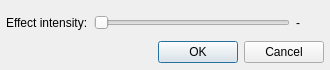
<?xml version="1.0" encoding="UTF-8"?>
<ui version="4.0">
 <class>SettingsDialog</class>
 <widget class="QDialog" name="SettingsDialog">
  <property name="geometry">
   <rect>
    <x>0</x>
    <y>0</y>
    <width>330</width>
    <height>70</height>
   </rect>
  </property>
  <property name="minimumSize">
   <size>
    <width>330</width>
    <height>70</height>
   </size>
  </property>
  <property name="maximumSize">
   <size>
    <width>330</width>
    <height>70</height>
   </size>
  </property>
  <property name="windowTitle">
   <string>Extra Stereo Plugin Settings</string>
  </property>
  <layout class="QGridLayout" name="gridLayout">
   <property name="leftMargin">
    <number>6</number>
   </property>
   <property name="rightMargin">
    <number>6</number>
   </property>
   <property name="bottomMargin">
    <number>6</number>
   </property>
   <item row="0" column="0" colspan="2">
    <layout class="QHBoxLayout" name="horizontalLayout">
     <item>
      <widget class="QLabel" name="label">
       <property name="text">
        <string>Effect intensity:</string>
       </property>
      </widget>
     </item>
     <item>
      <widget class="QSlider" name="intensitySlider">
       <property name="maximum">
        <number>100</number>
       </property>
       <property name="orientation">
        <enum>Qt::Horizontal</enum>
       </property>
      </widget>
     </item>
     <item>
      <widget class="QLabel" name="intensityLabel">
       <property name="minimumSize">
        <size>
         <width>28</width>
         <height>0</height>
        </size>
       </property>
       <property name="text">
        <string>-</string>
       </property>
      </widget>
     </item>
    </layout>
   </item>
   <item row="1" column="0">
    <spacer name="horizontalSpacer">
     <property name="orientation">
      <enum>Qt::Horizontal</enum>
     </property>
     <property name="sizeHint" stdset="0">
      <size>
       <width>229</width>
       <height>23</height>
      </size>
     </property>
    </spacer>
   </item>
   <item row="1" column="1">
    <widget class="QDialogButtonBox" name="buttonBox">
     <property name="sizePolicy">
      <sizepolicy hsizetype="Maximum" vsizetype="Fixed">
       <horstretch>0</horstretch>
       <verstretch>0</verstretch>
      </sizepolicy>
     </property>
     <property name="standardButtons">
      <set>QDialogButtonBox::Cancel|QDialogButtonBox::Ok</set>
     </property>
    </widget>
   </item>
  </layout>
 </widget>
 <resources/>
 <connections>
  <connection>
   <sender>buttonBox</sender>
   <signal>accepted()</signal>
   <receiver>SettingsDialog</receiver>
   <slot>accept()</slot>
   <hints>
    <hint type="sourcelabel">
     <x>270</x>
     <y>76</y>
    </hint>
    <hint type="destinationlabel">
     <x>91</x>
     <y>88</y>
    </hint>
   </hints>
  </connection>
  <connection>
   <sender>buttonBox</sender>
   <signal>rejected()</signal>
   <receiver>SettingsDialog</receiver>
   <slot>reject()</slot>
   <hints>
    <hint type="sourcelabel">
     <x>326</x>
     <y>78</y>
    </hint>
    <hint type="destinationlabel">
     <x>139</x>
     <y>60</y>
    </hint>
   </hints>
  </connection>
 </connections>
</ui>
